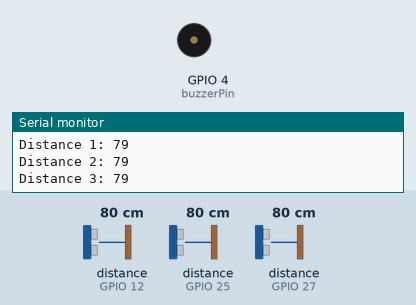
Simulated run of this sketch. Board: ESP32. On the bench: buzzer (waves = sounding, pin HIGH), the last lines printed to the serial monitor. Wiring (inferred from the names in the program): 3 × ultrasonic range finder: trigger GPIO 13, echo GPIO 12 / trigger GPIO 14, echo GPIO 27 / trigger GPIO 26, echo GPIO 25. The inputs (shaded band) are chosen by the test bench; at power-on: distance to the obstacle (sensors on GPIO 12, GPIO 25, GPIO 27) 80 cm. The echo pulse lasts 58.3 µs per cm; pins used as bus, display or sensor lines are not drawn.

Above: at 1.2 s.
1.3 s: distance to the obstacle (sensor on GPIO 12) set to 54 cm
3.5 s: distance to the obstacle (sensor on GPIO 12) set to 48 cm
At 4.65 s:
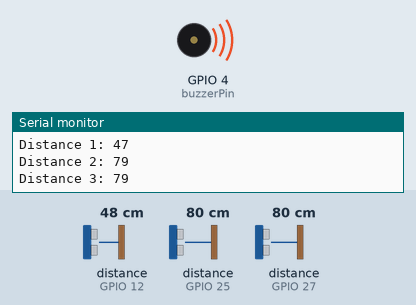
6.5 s: distance to the obstacle (sensor on GPIO 12) set to 60 cm
At 6.87 s:
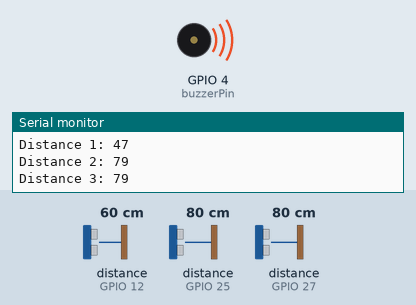
8.3 s: distance to the obstacle (sensor on GPIO 25) set to 57 cm
10.5 s: distance to the obstacle (sensor on GPIO 25) set to 47 cm
At 12.4 s:
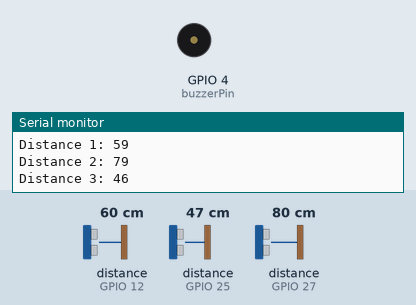
13.5 s: distance to the obstacle (sensor on GPIO 25) set to 60 cm
At 15.0 s:
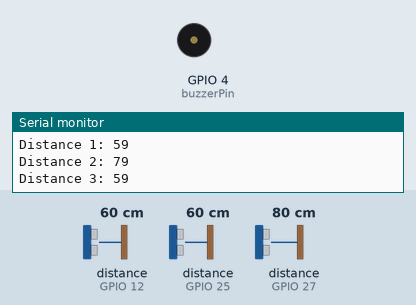
Timing chart, 0 to 16.2 s (numbered marks = the images above; inputs shaded):
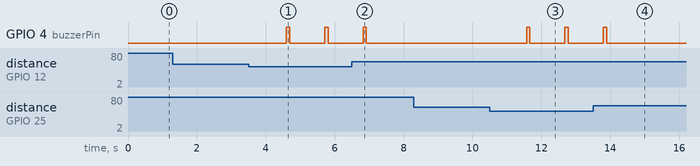

The sketch:

blind_belt_detectionESP32.ino
```cpp
// Define the pins for the ultrasonic sensors
const int trigPin1 = 13;
const int echoPin1 = 12;

const int trigPin2 = 14;  // Adjust pin numbers as needed
const int echoPin2 = 27;

const int trigPin3 = 26;   // Adjust pin numbers as needed
const int echoPin3 = 25;

// Define the pin for the buzzer
const int buzzerPin = 4;

void setup() {
  // Initialize the serial communication
  Serial.begin(9600);

  // Set the ultrasonic sensor pins as OUTPUT and INPUT
  pinMode(trigPin1, OUTPUT);
  pinMode(echoPin1, INPUT);

  pinMode(trigPin2, OUTPUT);
  pinMode(echoPin2, INPUT);

  pinMode(trigPin3, OUTPUT);
  pinMode(echoPin3, INPUT);

  // Set the buzzer pin as OUTPUT
  pinMode(buzzerPin, OUTPUT);
}

void loop() {
  // Function to get distance for each sensor
  int distance1 = getDistance(trigPin1, echoPin1);
  int distance2 = getDistance(trigPin2, echoPin2);
  int distance3 = getDistance(trigPin3, echoPin3);

  // Print the distances to the serial monitor
  Serial.print("Distance 1: ");
  Serial.println(distance1);

  Serial.print("Distance 2: ");
  Serial.println(distance2);

  Serial.print("Distance 3: ");
  Serial.println(distance3);

  // Check the distance range and trigger the buzzer with the appropriate delay
  triggerBuzzer(distance1);
  triggerBuzzer(distance2);
  triggerBuzzer(distance3);
}

// Function to get distance from an ultrasonic sensor
int getDistance(int trigPin, int echoPin) {
  // Trigger the ultrasonic sensor
  digitalWrite(trigPin, LOW);
  delayMicroseconds(2);
  digitalWrite(trigPin, HIGH);
  delayMicroseconds(10);
  digitalWrite(trigPin, LOW);

  // Read the echo duration and calculate distance
  long duration = pulseIn(echoPin, HIGH);
  int distance = duration * 0.034 / 2;

  return distance;
}

// Function to trigger the buzzer based on distance
void triggerBuzzer(int distance) {
  if (distance >= 1 && distance <= 5) {
    delay(10); // 1-second delay
    digitalWrite(buzzerPin, HIGH);
    delay(100);  // Buzzer ON time
    digitalWrite(buzzerPin, LOW);
  } else if (distance > 5 && distance <= 10) {
    delay(100); // 3-second delay
    digitalWrite(buzzerPin, HIGH);
    delay(100);  // Buzzer ON time
    digitalWrite(buzzerPin, LOW);
  } else if (distance > 10 && distance <= 20) {
    // Add more distance ranges and corresponding delay times
    // For example, for the range 20 to 30, use a 2-second delay
    delay(500);
    digitalWrite(buzzerPin, HIGH);
    delay(100);
    digitalWrite(buzzerPin, LOW);
  } else if (distance > 30 && distance <= 35) {
    // For the range 30 to 40, use a 4-second delay
    delay(700);
    digitalWrite(buzzerPin, HIGH);
    delay(100);
    digitalWrite(buzzerPin, LOW);
  } else if (distance > 35 && distance <= 50) {
    // For the range 40 to 50, use a 6-second delay
    delay(1000);
    digitalWrite(buzzerPin, HIGH);
    delay(100);
    digitalWrite(buzzerPin, LOW);
  }
  // Add more distance ranges and corresponding delay times as needed
}
```

Measured:
- the behaviour switches between 52 and 51 cm on distance to the obstacle (sensor on GPIO 12) (found by bisection; images 0 and 1)
- the behaviour switches between 52 and 51 cm on distance to the obstacle (sensor on GPIO 25) (found by bisection; images 2 and 3)
- after the input at 3.5 s, GPIO 4 (buzzerPin): alternates HIGH for 0.10 s and LOW for 1.0 s, starting after 1.1 s
- after the input at 6.5 s, GPIO 4 (buzzerPin): goes on until 6.9 s, then stays LOW
- after the input at 10.5 s, GPIO 4 (buzzerPin): alternates HIGH for 0.10 s and LOW for 1.0 s, starting after 1.1 s
- after the input at 13.5 s, GPIO 4 (buzzerPin): goes on until 13.9 s, then stays LOW
